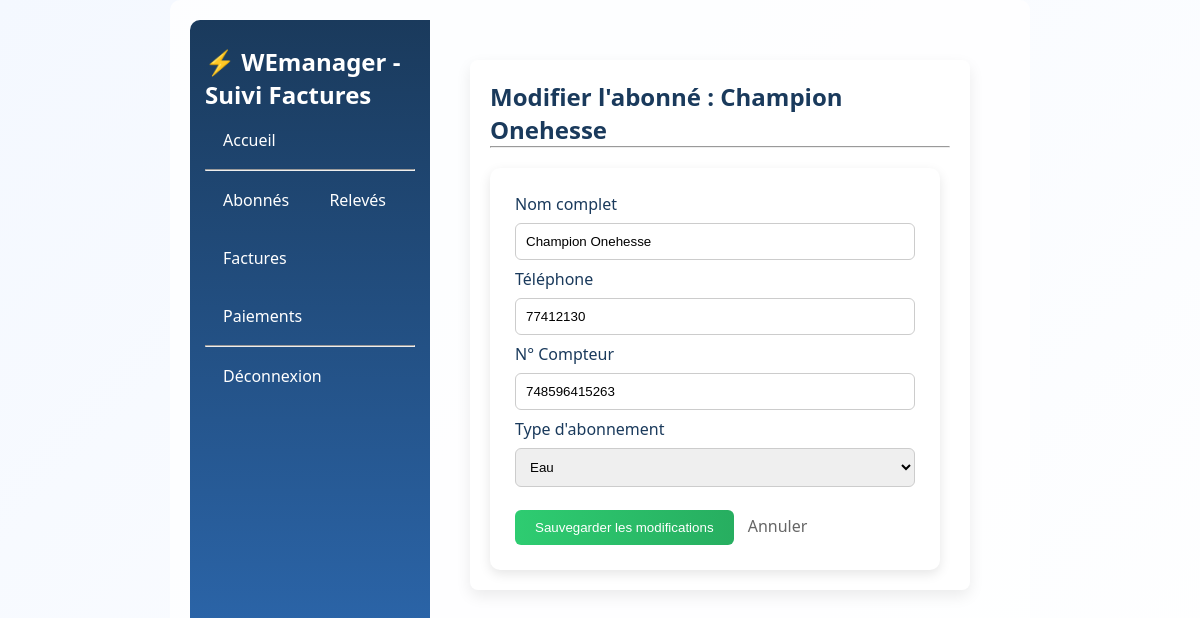
/abonnes/modifier/1/ (signed in), run on the app's committed database.
### WEmanager/models.py (models this page shows, shortened)
class Abonne(models.Model):
    nom = models.CharField(max_length=100 )
    telephone = models.CharField(max_length=20, unique=True)
    adresse = models.CharField(max_length=200)
    numero_compteur = models.CharField(max_length=20, unique=True)
    type_abonne = models.CharField(max_length=100)

### WEmanager/views.py (the view, shortened to what this page needs)
# urls.py: path('abonnes/modifier/<int:pk>/', views.modifier_abonne, name='modifier_abonne'),
@login_required
def modifier_abonne(request, pk):
    abonne = get_object_or_404(Abonne, pk=pk)
    return render(request, 'modifier_abonne.html', {'abonne': abonne})

### WEmanager/templates/modifier_abonne.html (shortened to what this page needs)
<!DOCTYPE html>
<html lang="fr">
<head>
    {% load static %}
    <link rel="stylesheet" href="{% static 'css/WEmanagerstyle.css' %}">
</head>
<body>
    <div class="contain">
        <nav class="navbar">
            <div class="menu">
            {% if user.is_authenticated %}
                <div class="logo"><h2 style="color: white;">⚡ WEmanager - Suivi Factures</h2></div>
                <a href="{% url 'home' %}">Accueil</a>
            <hr>
                <a href="{%url 'abonnes' %}">Abonnés</a>
                <a href="{%url 'releves' %}">Relevés</a>
                <a href="{%url 'factures' %}">Factures</a>
                <a href="{%url 'paiement' %}">Paiements</a>
                <hr>
                <a href="{% url 'logout' %}">Déconnexion</a>
                {% else %}
                <div class="logo"><h2 style="color: white;">⚡ WEmanager - Suivi Factures</h2></div>
                <a href="{% url 'home' %}">Accueil</a>
            <hr>
                <a href="{% url 'login' %}">Connexion</a>
                <a href="{% url 'signup' %}">Inscription</a>
            {% endif %}
            </div>
        </nav>
<div class="container">
    <div class="card" style="max-width: 500px; margin: auto; padding: 20px; background: white; border-radius: 8px;">
        <h2>Modifier l'abonné : {{ abonne.nom }}</h2>
        <hr>
        <form method="post">
            <label>Nom complet</label>
            <input type="text" name="nom" value="{{ abonne.nom }}" required
                   style="width:100%; padding:10px; margin:8px 0; border:1px solid #ccc;">
            <label>Téléphone</label>
            <input type="text" name="telephone" value="{{ abonne.telephone }}"
                   style="width:100%; padding:10px; margin:8px 0; border:1px solid #ccc;">
            <label>N° Compteur</label>
            <input type="text" name="numero_compteur" value="{{ abonne.numero_compteur }}"
                   style="width:100%; padding:10px; margin:8px 0; border:1px solid #ccc;">
            <label>Type d'abonnement</label>
            <select name="type_abonnement" style="width:100%; padding:10px; margin:8px 0;">
                <option value="Eau" {% if abonne.type_abonne == 'Eau' %}selected{% endif %}>Eau</option>
            </select>
            <div style="margin-top: 15px;">
                <button type="submit" class="btn btn-success" style="padding:10px 20px; cursor:pointer;">Sauvegarder les modifications</button>
                <a href="{% url 'abonnes' %}" style="margin-left:10px; text-decoration:none; color:#666;">Annuler</a>
            </div>
        </form>
    </div>
</div>
</body>
</html>

### WEmanager/static/css/WEmanagerstyle.css (style rules this page uses)
:root { --primary: #1a3a5c; --secondary: #2f6fbb; --accent: #4aa3ff; --success: #27ae60; --danger: #e74c3c; --light: #f4f8ff; --white: #ffffff; }
* { margin: 0; padding: 0; box-sizing: border-box; }
body { font-family: 'Segoe UI', sans-serif; display: flex; min-height: 100vh; background: linear-gradient(135deg, var(--light), var(--white)); color: var(--primary); justify-content: center; }
.navbar { width: 240px; height: 100%; padding: 25px 15px; background: linear-gradient(180deg, var(--primary), var(--secondary)); display: flex; flex-direction: column; border-radius: 10px 0 0 10px; }
.navbar .menu a { gap: 5px; color: white; text-decoration: none; padding: 12px; margin: 6px ; display: inline-block; border-radius: 6px; transition: 0.3s; font-weight: 500; }
.contain { max-width: 1200px; padding: 20px; background: rgba(255,255,255,0.8); border-radius: 10px; display: flex; }
.container { flex: 1; padding: 40px; width: auto; }
.card { background: var(--white); border-radius: 10px; box-shadow: 0 6px 15px rgba(0,0,0,0.08); padding: 12px; margin-bottom: 15px; }
form { background: white; padding: 25px; border-radius: 10px; box-shadow: 0 4px 12px rgba(0,0,0,0.1); width:100%; max-width: 450px; margin-top: 20px; justify-content: center; }
form input, form select, form textarea { width: 70%; padding: 10px; margin: 10px 0; border: 1px solid #ccc; border-radius: 6px; transition: 0.3s; }
button, .btn { padding: 10px 18px; border-radius: 6px; border: none; text-decoration: none; color: white; cursor: pointer; transition: 0.3s; display: inline-block; }
.btn-success { background: linear-gradient(90deg, #2ecc71, #27ae60); }
a { color: var(--secondary); }

### data on the page
Abonne: nom "Champion Onehesse", telephone "77412130", numero_compteur "748596415263", type_abonnement "Eau"
